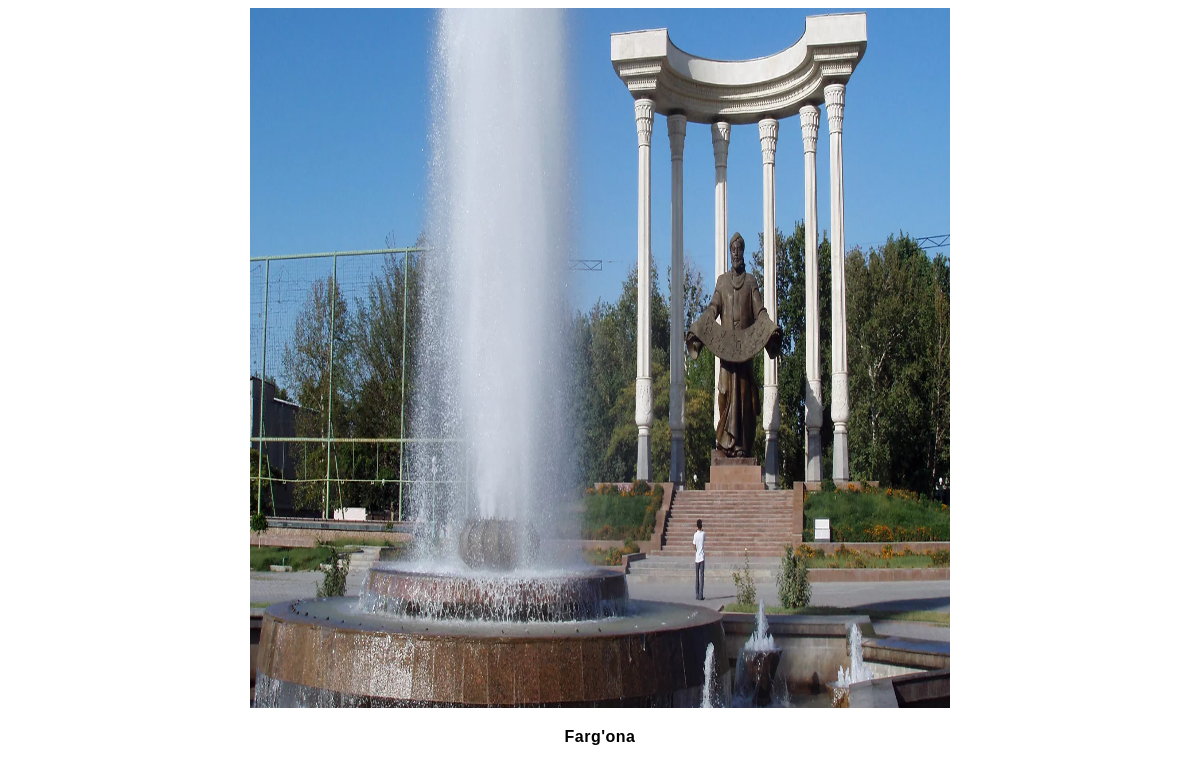
Screenshot of /images/1/ with the database file from the repository.
### mainapp/models.py (models this page shows, shortened)
class Rasmlar(models.Model):
    image = models.ImageField(blank=True, verbose_name='Rasmni joylang:')
    name = models.CharField(max_length=20, verbose_name='Rasmning nomi:')
    class Meta:
        verbose_name = "Rasm"
        verbose_name_plural = "Rasmlar"

### mainapp/views.py (the view)
# urls.py: path('images/<int:pk>/', ImageDetailView.as_view(), name='images_detail'),
class ImageDetailView(DetailView):
    model = Rasmlar
    template_name = 'images_detail.html'

### templates/images_detail.html
{% load static %}
<head>
<link rel='stylesheet' href=" {% static 'css/images_detail.css' %} ">
</head>
<body>
    <div class="container">
        <img src="{{object.image.url}}" alt="image()" width="700px" height="700px">
        <h4> {{object.name}} </h4>
    </div>
</body>

### static/css/images_detail.css (style rules this page uses)
.container { text-align: center; justify-content: center; align-items: center; }
.container h4 { font-family: sans-serif; font-size: 1rem; letter-spacing: .5px; line-height: 1rem; }

### rows the page displays
Rasmlar: image (picture), name "Farg'ona"
